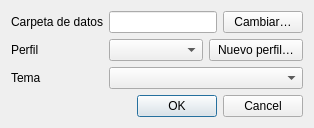
<?xml version="1.0" encoding="UTF-8"?>
<ui version="4.0">
 <class>PreferencesDialog</class>
 <widget class="QDialog" name="PreferencesDialog">
  <property name="windowTitle">
   <string>Preferencias</string>
  </property>
  <layout class="QVBoxLayout" name="verticalLayout">
   <item>
    <layout class="QFormLayout" name="formLayout">
     <!-- Row 0: Data directory -->
     <item row="0" column="0">
      <widget class="QLabel" name="lblDataDir">
       <property name="text">
        <string>Carpeta de datos</string>
       </property>
      </widget>
     </item>
     <item row="0" column="1">
      <layout class="QHBoxLayout" name="layoutDataDir">
       <item>
        <widget class="QLineEdit" name="txtDataDir">
         <property name="readOnly">
          <bool>true</bool>
         </property>
        </widget>
       </item>
       <item>
        <widget class="QPushButton" name="btnBrowseDataDir">
         <property name="text">
          <string>Cambiar…</string>
         </property>
        </widget>
       </item>
      </layout>
     </item>

     <!-- Row 1: Perfil -->
     <item row="1" column="0">
      <widget class="QLabel" name="lblProfile">
       <property name="text">
        <string>Perfil</string>
       </property>
      </widget>
     </item>
     <item row="1" column="1">
      <layout class="QHBoxLayout" name="layoutProfile">
       <item>
        <widget class="QComboBox" name="cmbProfile"/>
       </item>
       <item>
        <widget class="QPushButton" name="btnNewProfile">
         <property name="text">
          <string>Nuevo perfil…</string>
         </property>
        </widget>
       </item>
      </layout>
     </item>

     <!-- Row 2: Theme -->
     <item row="2" column="0">
      <widget class="QLabel" name="lblTheme">
       <property name="text">
        <string>Tema</string>
       </property>
      </widget>
     </item>
     <item row="2" column="1">
      <widget class="QComboBox" name="cmbTheme"/>
     </item>
    </layout>
   </item>

   <item>
    <widget class="QDialogButtonBox" name="buttonBox">
     <property name="standardButtons">
      <set>QDialogButtonBox::Ok|QDialogButtonBox::Cancel</set>
     </property>
    </widget>
   </item>
  </layout>
 </widget>
 <resources/>
 <connections/>
</ui>
